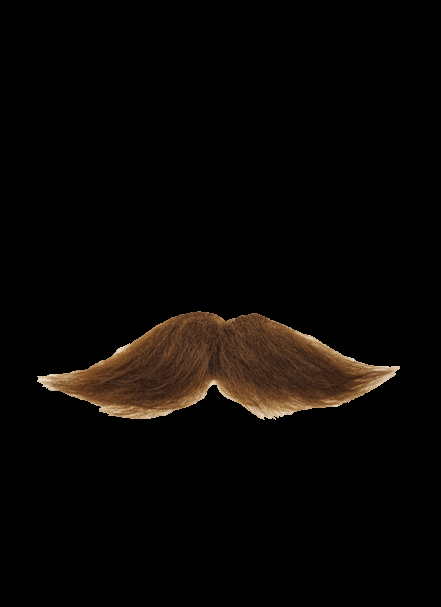
#> input picture stache.png, 441 x 607 px
$ python overlay.py
#> lines starting #> are read from the running program, lines starting #| are printed output that depends on the picture; after the words box and inside, x2 and y2 are one past the last pixel; in counts of white or black regions, pixels touching at a corner belong together
import cv2

s_img = cv2.imread("stache.png", -1)
#> s_img is the input picture: shape (607, 441, 4); mean B, G, R, A 4.1, 6.3, 9.1, 21.8
l_img = cv2.imread("face.jpeg")
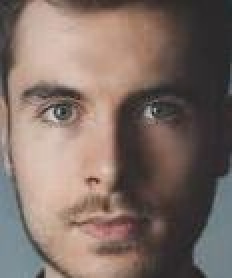
#> input picture face.jpeg, 116 x 139 px (shown 2 times larger)
#> l_img is the input picture: shape (139, 116, 3); mean B, G, R 101.5, 109.3, 126.5
l_img = cv2.resize(l_img, (s_img.shape[0], s_img.shape[1]))
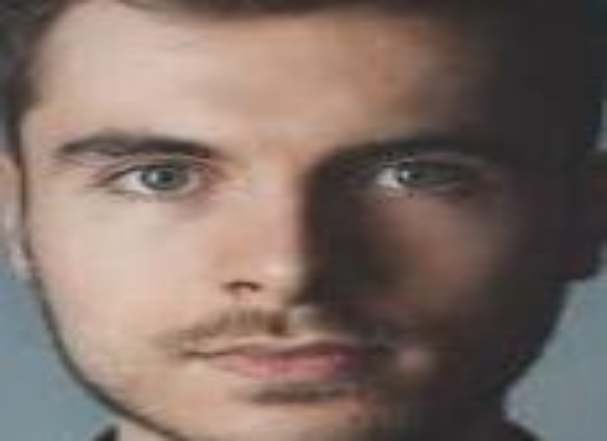
#> l_img: shape (441, 607, 3); mean B, G, R 101.4, 109.1, 126.4
x_offset = y_offset = 0

y1, y2 = y_offset, y_offset + s_img.shape[0]
#> y1 = 0; y2 = 607
x1, x2 = x_offset, x_offset + s_img.shape[1]
#> x1 = 0; x2 = 441

alpha_s = s_img[:, :, 3] / 255.0
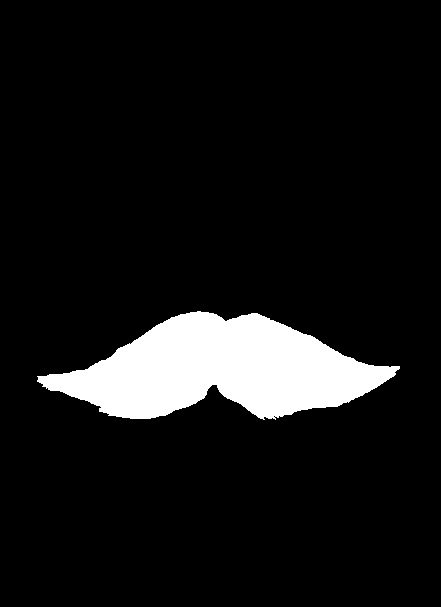
#> alpha_s: shape (607, 441) float64; values 0 (black) and 1 (white), 8.5% white; 1 white region, box (x1, y1, x2, y2) and area: (37, 311, 400, 420) 22860
alpha_l = 1.0 - alpha_s

for c in range(0, 3):
#> (the run stopped early here; a loop or call above may not have finished)
